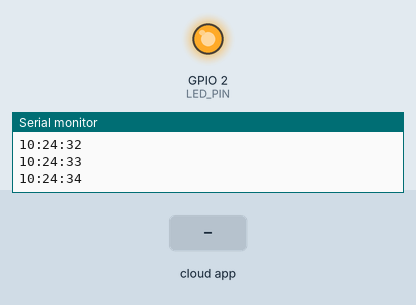
A program run on a simulated ESP32. Parts: output pins drawn as LEDs (lit = HIGH), the last lines printed to the serial monitor. The inputs (shaded band) are chosen by the test bench. Network time is answered at once with the bench clock; the local clock reads 2024-03-15 10:24:30 at power-on unless the program sets it.

Above: at 4.2 s.
4.3 s: the phone or cloud app sets lampadas to 0
At 5.2 s:
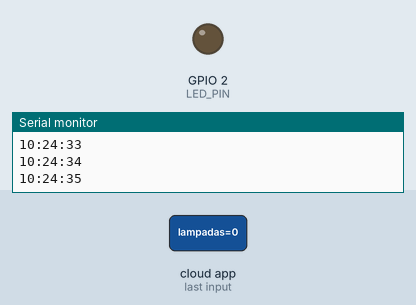
5.8 s: the phone or cloud app sets lampadas to 1
At 6.6 s:
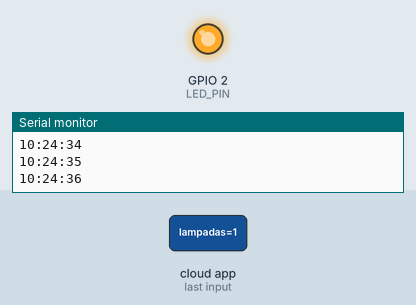
Timing chart, 0 to 8.8 s (numbered marks = the images above; inputs shaded):
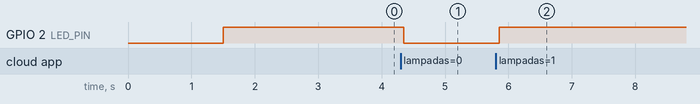

Measured:
- after the input at 4.3 s, GPIO 2 (LED_PIN): HIGH → LOW after 0.05 s
- after the input at 5.8 s, GPIO 2 (LED_PIN): LOW → HIGH after 0.05 s

The program:

main.cpp
```cpp
#include <Arduino.h>
#include <AdafruitIO_WiFi.h>
#include <NTPClient.h>

/************************** Configuration ***********************************/

// edit the config.h tab and enter your Adafruit IO credentials
// and any additional configuration needed for WiFi, cellular,
// or ethernet clients.
#include "config.h"

// digital pin 5
#define LED_PIN 2

String horaAtual, uniSegundoStr, dezSegundoStr, uniHoraStr, dezHoraStr;

int uniHoraAnterior = -1;
int uniSegundoAtual, uniSegundoAnterior, dezSegundoAtual, dezSegundoAnterior, horaLiga, dezHoraLiga, uniHoraLiga, horaDesliga, dezHoraDesliga, uniHoraDesliga, uniHoraAtual, dezHoraAtual;

const int intervalo = 10; // Tempo de atualização do relógio (Segundos)

byte lamp = 0;

int timeZone = -3;
WiFiUDP ntpUDP;
NTPClient timeClient(ntpUDP, "0.br.pool.ntp.org", timeZone * 3600);

AdafruitIO_Feed *lampadas = io.feed("lampadas");
AdafruitIO_Feed *ligar = io.feed("ligar");
AdafruitIO_Feed *desligar = io.feed("desligar");
AdafruitIO_Feed *hora = io.feed("hora");

void salvaHora()
{
  timeClient.update();

  horaAtual = timeClient.getFormattedTime();

  uniHoraStr = horaAtual[1];
  uniHoraAtual = uniHoraStr.toInt();

  dezHoraStr = horaAtual[0];
  dezHoraAtual = dezHoraStr.toInt();

  uniSegundoStr = horaAtual[7];
  uniSegundoAtual = uniSegundoStr.toInt();

  dezSegundoStr = horaAtual[6];
  dezSegundoAtual = dezSegundoStr.toInt();

  if (uniSegundoAtual != uniSegundoAnterior)
  {
    Serial.println(timeClient.getFormattedTime());
    uniSegundoAnterior = uniSegundoAtual;
  }

  if (dezSegundoAtual != dezSegundoAnterior)
  {
    hora->save(horaAtual);
    dezSegundoAnterior = dezSegundoAtual;
  }
}

void handleLampadas()
{
  if (dezHoraAtual == dezHoraLiga && uniHoraAtual == uniHoraLiga && uniHoraAtual != uniHoraAnterior)
  {
    lamp = 1;
    lampadas->save(lamp);
    digitalWrite(LED_PIN, HIGH);
    uniHoraAnterior = uniHoraAtual;
  }
  else
  {
    if (dezHoraAtual == dezHoraDesliga && uniHoraAtual == uniHoraDesliga && uniHoraAtual != uniHoraAnterior)
    {
      lamp = 0;
      lampadas->save(lamp);
      digitalWrite(LED_PIN, LOW);
      uniHoraAnterior = uniHoraAtual;
    }
  }
}

void handleLampadas(AdafruitIO_Data *data)
{ // Recebe o valor do botão e altera o estado das lâmpadas
  lamp = data->toInt();
  if (lamp == 1)
  {
    digitalWrite(LED_PIN, HIGH);
  }
  else
  {
    digitalWrite(LED_PIN, LOW);
  }
}

void ligarLampada(AdafruitIO_Data *data)
{ // Recebe o valor no slider e define o tempo de troca das lâmpadas
  horaLiga = data->toInt();
  dezHoraLiga = horaLiga / 10;
  uniHoraLiga = horaLiga - (dezHoraLiga * 10);
}

void desligarLampada(AdafruitIO_Data *data)
{ // Recebe o valor no slider e define o tempo de troca das lâmpadas
  horaDesliga = data->toInt();
  dezHoraDesliga = horaDesliga / 10;
  uniHoraDesliga = horaDesliga - (dezHoraDesliga * 10);
  Serial.print("Desliga dezena: ");
  Serial.println(dezHoraDesliga);
  Serial.print("Desliga unidade: ");
  Serial.println(uniHoraDesliga);
}

void setup()
{

  // set button pin as an input
  pinMode(LED_PIN, OUTPUT);

  // start the serial connection
  Serial.begin(115200);

  // wait for serial monitor to open
  while (!Serial)
    ;

  // connect to io.adafruit.com
  Serial.print("Connecting to Adafruit IO");
  io.connect();

  // wait for a connection
  while (io.status() < AIO_CONNECTED)
  {
    Serial.print(".");
    delay(500);
  }

  // we are connected
  Serial.println();
  Serial.println(io.statusText());

  ligar->onMessage(ligarLampada);
  desligar->onMessage(desligarLampada);

  ligar->get();
  desligar->get();

  lampadas->save(1);
  lampadas->onMessage(handleLampadas);

  digitalWrite(LED_PIN, HIGH);

  timeClient.begin();
}

void loop()
{
  io.run();

  salvaHora();

  handleLampadas();
}
```

config.h
```cpp
/************************ Adafruit IO Config *******************************/

// visit io.adafruit.com if you need to create an account,
// or if you need your Adafruit IO key.
#define IO_USERNAME  "JordyAraujo"
#define IO_KEY       "aio_cZmJ84ri73BwmBVRwgPidGnAMNNi"

/******************************* WIFI **************************************/

// the AdafruitIO_WiFi client will work with the following boards:
//   - HUZZAH ESP8266 Breakout -> https://www.adafruit.com/products/2471
//   - Feather HUZZAH ESP8266 -> https://www.adafruit.com/products/2821
//   - Feather HUZZAH ESP32 -> https://www.adafruit.com/product/3405
//   - Feather M0 WiFi -> https://www.adafruit.com/products/3010
//   - Feather WICED -> https://www.adafruit.com/products/3056
//   - Adafruit PyPortal -> https://www.adafruit.com/product/4116
//   - Adafruit Metro M4 Express AirLift Lite ->
//   https://www.adafruit.com/product/4000
//   - Adafruit AirLift Breakout -> https://www.adafruit.com/product/4201
//   - Adafruit AirLift Shield -> https://www.adafruit.com/product/4285
//   - Adafruit AirLift FeatherWing -> https://www.adafruit.com/product/4264

#define WIFI_SSID "Barbie_Natureba"
#define WIFI_PASS "paraiso2020"

// uncomment the following line if you are using airlift
// #define USE_AIRLIFT

// uncomment the following line if you are using winc1500
// #define USE_WINC1500

// comment out the following lines if you are using fona or ethernet
#include "AdafruitIO_WiFi.h"

#if defined(USE_AIRLIFT) || defined(ADAFRUIT_METRO_M4_AIRLIFT_LITE) ||         \
    defined(ADAFRUIT_PYPORTAL)
// Configure the pins used for the ESP32 connection
#if !defined(SPIWIFI_SS) // if the wifi definition isnt in the board variant
// Don't change the names of these #define's! they match the variant ones
#define SPIWIFI SPI
#define SPIWIFI_SS 10 // Chip select pin
#define NINA_ACK 9    // a.k.a BUSY or READY pin
#define NINA_RESETN 6 // Reset pin
#define NINA_GPIO0 -1 // Not connected
#endif
AdafruitIO_WiFi io(IO_USERNAME, IO_KEY, WIFI_SSID, WIFI_PASS, SPIWIFI_SS,
                   NINA_ACK, NINA_RESETN, NINA_GPIO0, &SPIWIFI);
#else
AdafruitIO_WiFi io(IO_USERNAME, IO_KEY, WIFI_SSID, WIFI_PASS);
#endif
/******************************* FONA **************************************/

// the AdafruitIO_FONA client will work with the following boards:
//   - Feather 32u4 FONA -> https://www.adafruit.com/product/3027

// uncomment the following two lines for 32u4 FONA,
// and comment out the AdafruitIO_WiFi client in the WIFI section
// #include "AdafruitIO_FONA.h"
// AdafruitIO_FONA io(IO_USERNAME, IO_KEY);

/**************************** ETHERNET ************************************/

// the AdafruitIO_Ethernet client will work with the following boards:
//   - Ethernet FeatherWing -> https://www.adafruit.com/products/3201

// uncomment the following two lines for ethernet,
// and comment out the AdafruitIO_WiFi client in the WIFI section
// #include "AdafruitIO_Ethernet.h"
// AdafruitIO_Ethernet io(IO_USERNAME, IO_KEY);
```
